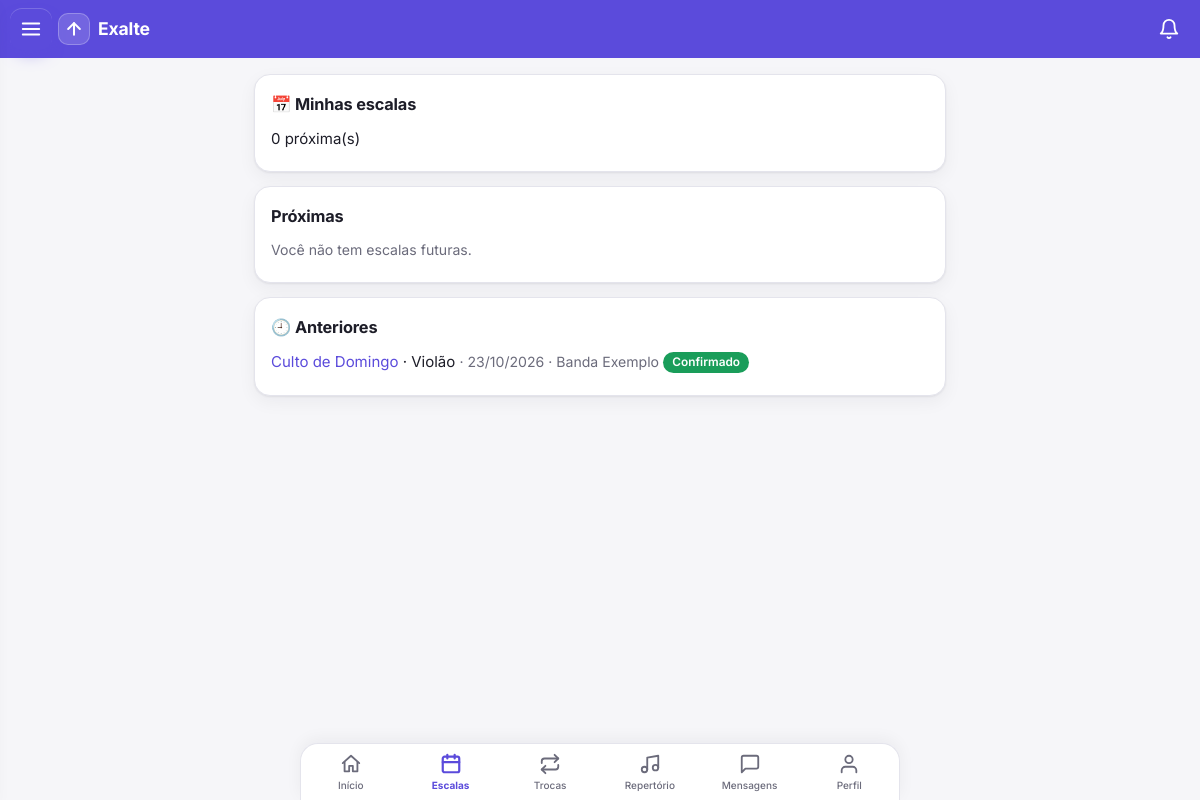
The app's page /minhas-escalas/ (signed in) with its own data.
### core/models.py (models this page shows, shortened)
class Escala(models.Model):
    STATUS = [("pendente", "Pendente"), ("confirmado", "Confirmado"), ("recusado", "Recusado")]
    evento = models.ForeignKey(Evento, on_delete=models.CASCADE, related_name="escalas")
    membro = models.ForeignKey(Membro, on_delete=models.CASCADE, related_name="escalas")
    funcao = models.CharField(max_length=60, help_text="Ex.: Bateria, Vocal 1")
    status = models.CharField(max_length=12, choices=STATUS, default="pendente")
    obs = models.CharField(max_length=200, blank=True, help_text="Motivo / pedido de troca")
    lote = models.ForeignKey("LoteEscala", null=True, blank=True, on_delete=models.SET_NULL, related_name="escalas")

class Evento(models.Model):
    TIPOS = [("ensaio", "Ensaio"), ("culto", "Culto/Missa"), ("show", "Show"), ("outro", "Outro")]
    banda = models.ForeignKey(Banda, on_delete=models.CASCADE, related_name="eventos")
    titulo = models.CharField(max_length=150)
    tipo = models.CharField(max_length=10, choices=TIPOS, default="ensaio")
    data_hora = models.DateTimeField()
    local = models.CharField(max_length=150, blank=True)
    descricao = models.TextField(blank=True)
    importacao = models.ForeignKey("ImportacaoEventos", null=True, blank=True, on_delete=models.SET_NULL,
                                   related_name="eventos")
    class Meta:
        ordering = ["data_hora"]

class Banda(models.Model):
    nome = models.CharField(max_length=100)
    descricao = models.TextField(blank=True)
    foto_em = models.DateTimeField(null=True, blank=True)
    def __str__(self):
        return self.nome

### core/views.py (the view)
# urls.py: path("minhas-escalas/", v.minhas_escalas, name="minhas_escalas"),
@login_required
def minhas_escalas(request):
    agora = timezone.now()
    qs = (Escala.objects.filter(membro__user=request.user).select_related("evento__banda")
          .annotate(troca_aberta=Exists(TrocaEscala.objects.filter(escala=OuterRef("pk"), status="aberta"))))
    proximas = qs.filter(evento__data_hora__gte=agora).order_by("evento__data_hora")
    passadas = qs.filter(evento__data_hora__lt=agora).order_by("-evento__data_hora")[:20]
    return render(request, "minhas_escalas.html", dict(
        proximas=proximas, passadas=passadas, pendentes=proximas.filter(status="pendente").count()))

### core/leitura.py (called while the page is built)
def contagens(user):
    bandas = list(Membro.objects.filter(user=user).values_list("banda_id", flat=True))
    if not bandas:
        return {}
    marcas = dict(LeituraMensagens.objects.filter(user=user, banda_id__in=bandas).values_list("banda_id", "ate"))
    agora = timezone.now()
    novas = [LeituraMensagens(user=user, banda_id=b, ate=agora) for b in bandas if b not in marcas]
    if novas:
        LeituraMensagens.objects.bulk_create(novas, ignore_conflicts=True)
        marcas.update({n.banda_id: agora for n in novas})
    return {b: Mensagem.objects.filter(banda_id=b, criado__gt=marcas[b]).exclude(autor=user).count() for b in bandas}

### core/templatetags/menu.py (called while the page is built)
@register.simple_tag(takes_context=True)
def usuario_eh_lider(context):
    u = context["request"].user
    return u.is_authenticated and Membro.objects.filter(user=u, papel="lider").exists()

@register.simple_tag(takes_context=True)
def nao_lidas(context):
    request = context.get("request")
    if request is None or not request.user.is_authenticated:
        return 0
    if not hasattr(request, "_nao_lidas"):
        from core.leitura import contagens
        request._nao_lidas = sum(contagens(request.user).values())
    return request._nao_lidas

### core/templates/minhas_escalas.html (shortened to what this page needs)
{% extends "base.html" %}{% block content %}
<div class="card"><h2>📅 Minhas escalas</h2>
<p>{{ proximas|length }} próxima(s){% if pendentes %} · <b>{{ pendentes }} aguardando sua confirmação</b>{% endif %}</p></div>
<div class="card"><h2>Próximas</h2>
{% for e in proximas %}<p><a href="{% url 'evento' e.evento.pk %}"><b>{{ e.evento.titulo }}</b></a> · {{ e.funcao }}
<span class="tag {{ e.status }}">{{ e.get_status_display }}</span><br>
<span class="mut">{{ e.evento.data_hora|date:"D, d/m \à\s H:i" }} · {{ e.evento.banda }}{% if e.evento.local %} · {{ e.evento.local }}{% endif %}</span><br>
<form class="inl" method="post" action="{% url 'responder' e.pk %}" style="margin-top:6px">{% csrf_token %}<input type="hidden" name="voltar" value="minhas">
{% if e.status != 'confirmado' %}<button name="acao" value="confirmado">✅ Confirmar</button>{% endif %}
{% if e.status != 'recusado' %}<button class="no" name="acao" value="recusado">❌ Não posso</button>{% endif %}</form>
{% if e.troca_aberta %}<span class="tag">Troca solicitada</span>{% else %}<a href="{% url 'troca_pedir' e.pk %}">🔄 Pedir troca</a>{% endif %}</p>
{% empty %}<p class="mut">Você não tem escalas futuras.</p>{% endfor %}</div>
{% if passadas %}<div class="card"><h2>🕘 Anteriores</h2>
{% for e in passadas %}<p><a href="{% url 'evento' e.evento.pk %}">{{ e.evento.titulo }}</a> · {{ e.funcao }}
<span class="mut">· {{ e.evento.data_hora|date:"d/m/Y" }} · {{ e.evento.banda }}</span>
<span class="tag {{ e.status }}">{{ e.get_status_display }}</span></p>{% endfor %}</div>{% endif %}
{% endblock %}

### core/templates/base.html (style rules this page uses)
:root { --bg:#f6f6f9;--card:#fff;--tx:#1d1d28;--mut:#6b6b7b;--pri:#5b4bdb;--pri-soft:#ecebfb;--ok:#1a9d5a;--no:#d23b3b;--bd:#e4e4ec;--sh:0 1px 2px #1d1d2812,0 6px 18px #1d1d280d;--pri2:#7c5cff;--field:#f2f2f9;--glow:#5b4bdb40 }
* { box-sizing:border-box;-webkit-tap-highlight-color:transparent }
html { scroll-padding-top:70px }
body { margin:0;font-family:Inter,system-ui,-apple-system,"Segoe UI",Roboto,sans-serif;background:var(--bg);color:var(--tx);line-height:1.45;font-size:15px; padding-bottom:calc(76px + env(safe-area-inset-bottom,0px)) }
a { color:var(--pri);text-decoration:none }
h2 { margin:.1em 0 .7em;font-size:1.02rem;font-weight:700;letter-spacing:-.01em }
.card { background:var(--card);border-radius:16px;padding:16px;margin:0 0 14px;box-shadow:var(--sh);border:1px solid var(--bd) }
.mut { color:var(--mut);font-size:.88rem }
p { margin:.4em 0 }
.tag { display:inline-block;padding:2px 9px;border-radius:99px;font-size:.74rem;font-weight:600;color:#fff;background:var(--mut);vertical-align:middle }
.confirmado { background:var(--ok) }

### records on screen
Escala: evento.titulo "Culto de Domingo", funcao "Violão", evento.data_hora "23/10/2026", evento.banda "Banda Exemplo", status "Confirmado"

### other values on screen
{{ proximas|length }} "0"
